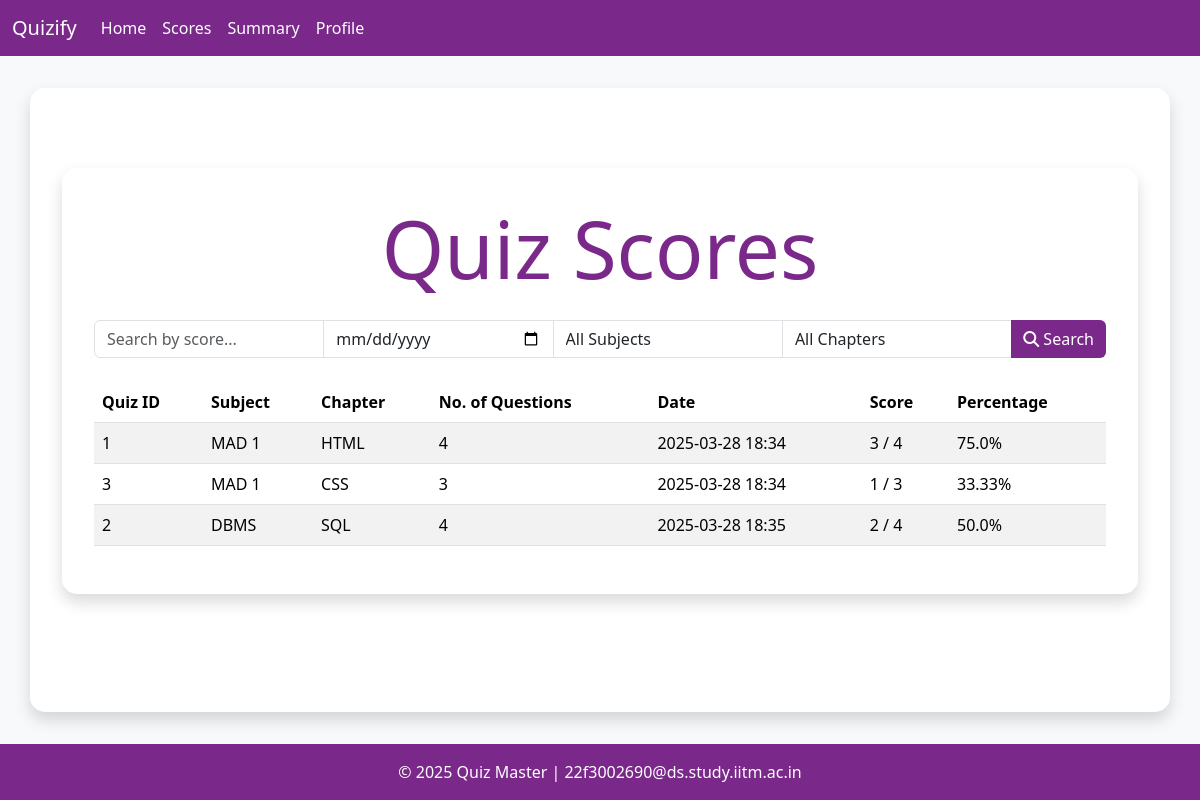
Page /user/scores (signed in) on the committed database.
### models/models.py (models this page shows)
class Scores(db.Model):
    id = db.Column(db.Integer, primary_key=True)
    quiz_id = db.Column(db.Integer, db.ForeignKey('quiz.id'), nullable=False)
    user_id = db.Column(db.Integer, db.ForeignKey('user.id'), nullable=False)
    time_stamp_of_attempt = db.Column(db.DateTime, nullable=False, default=datetime.utcnow)
    total_scored = db.Column(db.Integer, nullable=False, default=0)

class Quiz(db.Model):
    id = db.Column(db.Integer, primary_key=True)
    chapter_id = db.Column(db.Integer, db.ForeignKey('chapter.id'), nullable=False)
    date_of_quiz = db.Column(db.Date, nullable=False, default=datetime.utcnow)
    time_duration = db.Column(db.String(5), nullable=False)
    remarks = db.Column(db.Text, nullable=True)
    questions = db.relationship('Questions', backref='quiz', lazy=True, cascade='all, delete-orphan')
    scores = db.relationship('Scores', backref='quiz', lazy=True, cascade='all, delete-orphan')

class Subject(db.Model):
    id = db.Column(db.Integer, primary_key=True)
    name = db.Column(db.String[32], unique=True, nullable=False)
    description = db.Column(db.Text, nullable=True)
    chapters = db.relationship('Chapter', backref='subject', lazy=True, cascade='all, delete-orphan')

class Chapter(db.Model):
    id = db.Column(db.Integer, primary_key=True)
    subject_id = db.Column(db.Integer, db.ForeignKey('subject.id'), nullable=False)
    name = db.Column(db.String[32], unique=True, nullable=False)
    description = db.Column(db.Text, nullable=True)
    quizes = db.relationship('Quiz', backref='chapter', lazy=True, cascade='all, delete-orphan')

### controllers/routes.py (the view)
@app.route('/user/scores')
@auth_required
def scores():
    user_id = session.get('user_id')
    user = User.query.get_or_404(user_id)
    scores = (
        db.session.query(
            Scores.total_scored,
            Scores.time_stamp_of_attempt,
            Quiz.id.label("quiz_id"),
            Chapter.name.label("chapter_name"),
            Subject.name.label("subject_name"),
            Quiz.id,
        )
        .join(Quiz, Scores.quiz_id == Quiz.id)
        .join(Chapter, Quiz.chapter_id == Chapter.id)
        .join(Subject, Chapter.subject_id == Subject.id)
        .filter(Scores.user_id == user_id)
        .all()
    )
    scores_data = []
    for score in scores:
        quiz = Quiz.query.get(score.quiz_id)
        total_marks = len(quiz.questions)
        scores_data.append({
            "quiz_id": score.quiz_id,
            "subject_name": score.subject_name,
            "chapter_name": score.chapter_name,
            "total_scored": score.total_scored,
            "total_marks": total_marks,
            "time_stamp_of_attempt": score.time_stamp_of_attempt,
            "num_questions": total_marks,
        })
    subjects = Subject.query.all()
    chapters = Chapter.query.all()
    return render_template('user/scores.html', scores=scores_data, subjects=subjects, chapters=chapters)

### controllers/routes.py (called while the page is built)
def auth_required(func):
    @wraps(func)
    def inner(*args, **kwargs):
        if 'user_id' in session:
            return func(*args, **kwargs)
        else:
            flash('Please login to continue')
            return redirect(url_for('login'))
    return inner

### templates/user/scores.html (shortened to what this page needs)
{% extends 'layout.html' %} {% block title %}Quiz Scores{% endblock %} {% block
content %}
<div class="container mt-5">
  <h1 class="display-1 text-center text-purple mb-4">Quiz Scores</h1>
  <div class="mb-4 mt-4">
    <div class="input-group">
      <input
        type="text"
        class="form-control"
        id="scoreSearchText"
        placeholder="Search by score..."
        onkeyup="filterScores()"
      />
      <input
        type="date"
        class="form-control"
        id="scoreSearchDate"
        onchange="filterScores()"
      />
      <select class="form-control" id="subjectFilter" onchange="filterScores()">
        <option value="">All Subjects</option>
      </select>
      <select class="form-control" id="chapterFilter" onchange="filterScores()">
        <option value="">All Chapters</option>
      </select>
      <button class="btn btn-purple" type="button">
        <i class="fas fa-search"></i> Search
      </button>
    </div>
  </div>
  {% if scores|length > 0 %}
  <table class="table table-striped mt-4" id="scoreTable">
    <thead class="thead-dark">
      <tr>
        <th>Quiz ID</th>
        <th>Subject</th>
        <th>Chapter</th>
        <th>No. of Questions</th>
        <th>Date</th>
        <th>Score</th>
        <th>Percentage</th>
      </tr>
    </thead>
    <tbody>
      {% for score in scores %}
      <tr
        class="score-row"
        data-date="{{ score.time_stamp_of_attempt.strftime('%Y-%m-%d %H:%M') }}"
        data-date-only="{{ score.time_stamp_of_attempt.strftime('%Y-%m-%d') }}"
        data-score="{{ score.total_scored }}"
        data-subject="{{ score.subject_name }}"
        data-chapter="{{ score.chapter_name }}"
      >
        <td>{{ score.quiz_id }}</td>
        <td>{{ score.subject_name }}</td>
        <td>{{ score.chapter_name }}</td>
        <td>{{ score.num_questions }}</td>
        <td>{{ score.time_stamp_of_attempt.strftime('%Y-%m-%d %H:%M') }}</td>
        <td>{{ score.total_scored }} / {{ score.total_marks }}</td>
        <td>
          {{ (score.total_scored / score.total_marks * 100) | round(2) }}%
        </td>
      </tr>
      {% endfor %}
    </tbody>
  </table>
  {% else %}
  <div class="text-center mt-5">
    <p class="text-danger fw-bold fs-4">No quizzes attempted</p>
  </div>
  {% endif %}
</div>
{% endblock %}

### templates/layout.html (shortened to what this page needs)
<!DOCTYPE html>
<html lang="en">
  <head>
    <link
      href="https://cdn.jsdelivr.net/npm/bootstrap@5.3.3/dist/css/bootstrap.min.css"
      rel="stylesheet"
    />
    <link
      rel="stylesheet"
      href="https://cdnjs.cloudflare.com/ajax/libs/font-awesome/6.7.2/css/all.min.css"
    />
  </head>
  <body>
    {% include 'navbar.html' %} {% include 'messages.html' %}
    <div class="container">{% block content %}{% endblock %}</div>
    <footer class="footer">
      &copy; 2025 Quiz Master | 22f3002690@ds.study.iitm.ac.in
    </footer>
  </body>
</html>

### templates/navbar.html (shortened to what this page needs)
<nav class="navbar navbar-expand-lg bg-purple">
  <div class="container-fluid">
    <a class="navbar-brand text-white" href="#">Quizify</a>
    <div class="collapse navbar-collapse" id="navbarNav">
      <ul class="navbar-nav">
        {% if 'user_id' in session %}
        <li class="nav-item">
          <a class="nav-link text-white" href="{{ url_for('index') }}">Home</a>
        </li>
        {% if session.get('is_admin') %}
        <li class="nav-item">
          <a class="nav-link text-white" href="{{ url_for('quiz') }}">Quiz</a>
        </li>
        <li class="nav-item">
          <a class="nav-link text-white" href="{{ url_for('summary') }}"
            >Summary</a
          >
        </li>
        <li class="nav-item">
          <a class="nav-link text-white" href="{{ url_for('users') }}">Users</a>
        </li>
        {% else %}
        <li class="nav-item">
          <a class="nav-link text-white" href="{{ url_for('scores') }}"
            >Scores</a
          >
        </li>
        <li class="nav-item">
          <a class="nav-link text-white" href="{{ url_for('summary_user') }}"
            >Summary</a
          >
        </li>
        {% endif %}
        <li class="nav-item">
          <a class="nav-link text-white" href="{{ url_for('profile') }}"
            >Profile</a
          >
        </li>
        {% endif %}
      </ul>
    </div>
  </div>
</nav>

### templates/layout.html (style rules this page uses)
:root { --purple-primary: #7a288a; --purple-secondary: #5c1a7d; }
body { background-color: #f8f9fa; min-height: 100vh; display: flex; flex-direction: column; }
.container { background-color: white; padding: 2rem; border-radius: 15px; box-shadow: 0 0.5rem 1rem rgba(0, 0, 0, 0.15); margin-top: 2rem; flex: 1; }
.navbar-brand, .nav-link { color: white !important; }
.btn-purple { background-color: var(--purple-primary); color: white; border: none; }
.text-purple { color: var(--purple-primary) !important; }
.table thead { background-color: var(--purple-primary); color: white; }
.footer { background-color: var(--purple-primary); color: white; text-align: center; padding: 1rem; margin-top: 2rem; }

### templates/navbar.html (style rules this page uses)
.bg-purple { background-color: #7a288a; }

### rows in the picture
Scores: quiz_id "1", subject_name "MAD 1", chapter_name "HTML", num_questions "4", time_stamp_of_attempt "2025-03-28 18:34", total_scored "3", total_marks "4", total_scored "75.0"
Scores: quiz_id "3", subject_name "MAD 1", chapter_name "CSS", num_questions "3", time_stamp_of_attempt "2025-03-28 18:34", total_scored "1", total_marks "3", total_scored "33.33"
Scores: quiz_id "2", subject_name "DBMS", chapter_name "SQL", num_questions "4", time_stamp_of_attempt "2025-03-28 18:35", total_scored "2", total_marks "4", total_scored "50.0"
